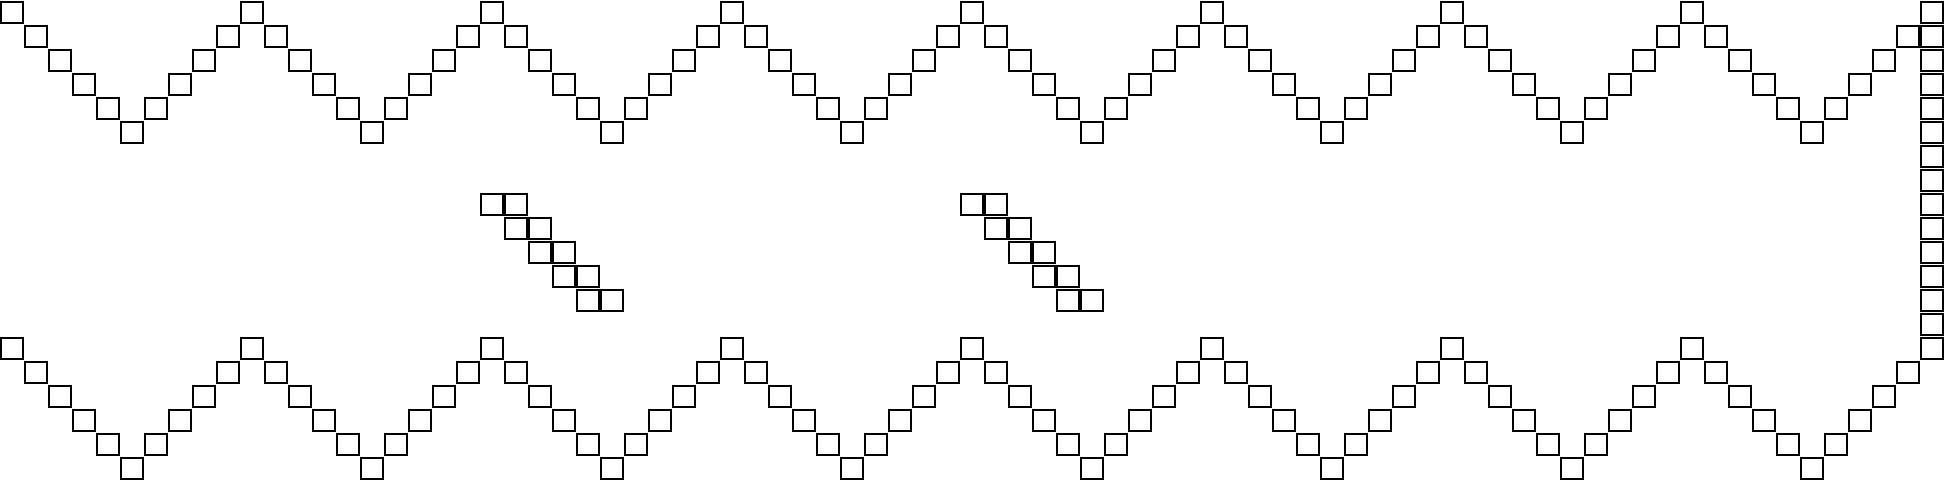

A level layout from a 2D game, rendered from its tile map. Below: a short description, then the map file with tile-grid data replaced by summaries:
An orthogonal 81x20 tile map with 24x24 px tiles, 2 tile layers (BackgroundColor, Platform), 2 hidden layers not drawn.

<map version="1.0" orientation="orthogonal" width="81" height="20" tilewidth="24" tileheight="24">
 <tileset firstgid="1" name="Tile_source" tilewidth="24" tileheight="24">
  <image source="Tile_source.png" width="800" height="480" />
 </tileset>
 <layer name="BackgroundColor" width="81" height="20">
  <data>[1620 cells, 1620 non-empty, 1 distinct tile ids]</data>
 </layer>
 <layer name="Platform" width="81" height="20">
  <data>[1620 cells, 195 non-empty, 1 distinct tile ids]</data>
 </layer>
 <layer name="PlatformDynamic" width="81" height="20" visible="0">
  <data>[1620 cells, 0 non-empty, 0 distinct tile ids]</data>
 </layer>
 <layer name="Decoration" width="81" height="20" visible="0">
  <data>[1620 cells, 0 non-empty, 0 distinct tile ids]</data>
 </layer>
</map>
